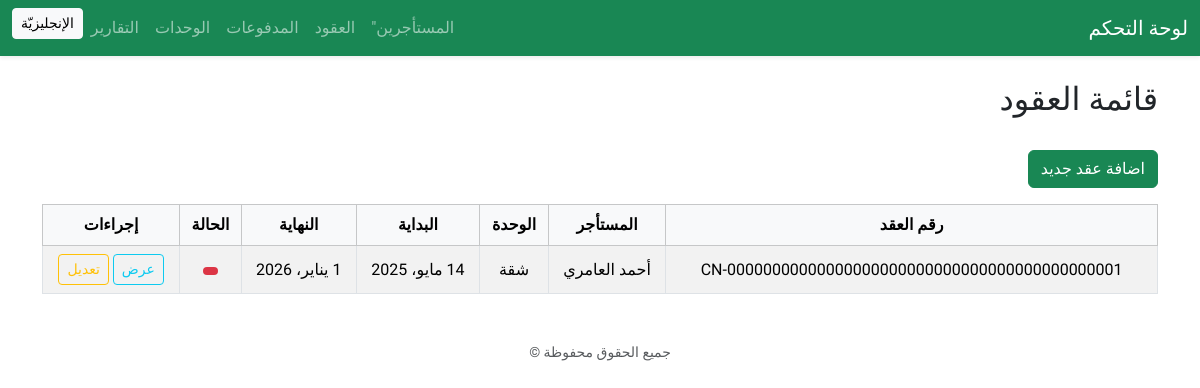
The app's page /contracts/ with its own data.
### contracts/models.py (models this page shows, shortened)
class Contract(models.Model):
  tenant = models.ForeignKey(
    Tenant,
    on_delete=models.CASCADE,
    verbose_name=_('المستأجر')
  )
  unit = models.ForeignKey(
    Unit,
    on_delete=models.CASCADE,
    verbose_name=_('الوحدة')
  )
  start_date = models.DateField(
    verbose_name=_('تاريخ البداية')
  )
  end_date = models.DateField(
    verbose_name=_('تاريخ النهاية')
  )
  rent_amount = models.DecimalField(
    max_digits=10,
    decimal_places=3,
    verbose_name=_('الإيجار الشهري (ر.ع)')
  )
  activity = models.CharField(
    max_length=255,
    verbose_name=_('النشاط التجاري'),
    blank=True,
    null=True,
  )
  created_at = models.DateTimeField(
    auto_now_add=True,
    verbose_name=_('تاريخ الإنشاء')
  )
  update_at = models.DateTimeField(
    auto_now=True,
    verbose_name=_('آخر تحديث')
  )
  class Meta:
    verbose_name = _("عقد إيجار")
    verbose_name_plural = _("عقود الإيجار")
    ordering = ['-start_date']
  @property
  def contract_number(self):
    return f"CN-{self.id:044d}"

### tenants/models.py (models this page shows, shortened)
class Tenant(models.Model):
  full_name = models.CharField(
    max_length=255,
    verbose_name=_("الاسم الكامل")
  )
  national_id = models.CharField(
    max_length=20,
    verbose_name=_("الرقم المدني / الهوية")
  )
  phone = models.CharField(
    max_length=20,
    verbose_name=_("رقم الهاتف")
  )
  email = models.EmailField(
    blank=True,
    null=True,
    max_length=255,
    verbose_name=_("البريد الالكتروني")
  )
  address = models.TextField(
    blank=True,
    null=True,
    verbose_name=_("العنوان")
  )
  photo_id = models.ImageField(
    upload_to='tenants_ids/',
    blank=True,
    null=True,
    verbose_name=_("صورة الهوية")
  )
  status = models.CharField(
    max_length=2,
    choices=TenantStatus.choices,
    default=TenantStatus.ACTIVE,
    verbose_name=_("الحالة")
  )
  class Meta:
    verbose_name = _("مستأجر")
    verbose_name_plural = _("المستأجرون")

### buildings/models.py (models this page shows, shortened)
class Unit(models.Model):
  name = models.CharField(
    max_length=100,
    verbose_name=_('اسم الوحدة')
  )
  floor = models.IntegerField(
    verbose_name=_('رقم الطابق')
  )
  building_name = models.CharField(
    max_length=255,
    verbose_name=_('اسم البناية')
  )
  type = models.CharField(
    max_length=4,
    choices=UnitType.choices,
    verbose_name=_('نوع الوحدة')
  )
  is_occupied = models.BooleanField(
    default=False,
    verbose_name=_('هل الوحدة مشغولة؟')
  )
  is_furnished = models.BooleanField(
    default=False,
    verbose_name=_('هل مؤثثة؟')
  )
  area = models.DecimalField(
    max_digits=7,
    decimal_places=2,
    verbose_name=_('المساحة (م2)')
  )
  coordinates = models.CharField(
    max_length=100,
    blank=True,
    null=True,
    verbose_name=_('الإحداثيات')
  )
  class Meta:
    verbose_name = _("وحدة عقارية")
    verbose_name_plural = _("الوحدات العقارية")

### contracts/views.py (the view)
# urls.py: path('', views.contract_list, name='list'),
def contract_list(request):
  contracts = Contract.objects.all()
  return render(request, 'contracts/contract_list.html', {'contracts': contracts})

### templates/contracts/contract_list.html (shortened to what this page needs)
{% extends "base.html" %}
{% load i18n %}
{% block content %}
<div class="d-flex justify-content-between align-items-center mb-4">
  <h2>{% trans "قائمة العقود" %}</h2>
</div>
<a href="{% url 'contracts:add' %}" class="btn btn-success mb-3">
  {% trans "اضافة عقد جديد" %}
</a>
<table class="table table-bordered table-striped align-middle text-center">
  <thead class="table-light">
    <tr>
      <th>{% trans "رقم العقد" %}</th>
      <th>{% trans "المستأجر" %}</th>
      <th>{% trans "الوحدة" %}</th>
      <th>{% trans "البداية" %}</th>
      <th>{% trans "النهاية" %}</th>
      <th>{% trans "الحالة" %}</th>
      <th>{% trans "إجراءات" %}</th>
    </tr>
  </thead>
  <tbody>
    {% for contract in contracts %}
    <tr>
      <td>{{ contract.contract_number }}</td>
      <td>{{ contract.tenant.full_name }}</td>
      <td>{{ contract.unit.name }}</td>
      <td>{{ contract.start_date }}</td>
      <td>{{ contract.end_date }}</td>
      <td>
        <span class="badge {% if contract.is_active.status == 'AC' %}bg-success{% elif contract.status == 'EN' %}bg-secondary{% else %}bg-danger{% endif %}">
        </span>
      </td>
      <td>
        <a href="{% url 'contracts:detail' contract.pk %}" class="btn btn-sm btn-outline-info">
          {% trans "عرض" %}
        </a>
        <a href="{% url 'contracts:edit' contract.pk %}" class="btn btn-sm btn-outline-warning">
          {% trans "تعديل" %}
        </a>
      </td>
    </tr>
    {% empty %}
    <tr>
      <td colspan="7" class="text-muted">{% trans "لا توجد عقود حالياً." %}</td>
    </tr>
    {% endfor %}
  </tbody>
</table>
{% endblock %}

### records on screen
Contract: contract_number "CN-00000000000000000000000000000000000000000001", tenant.full_name "أحمد العامري", unit.name "شقة", start_date "14 مايو، 2025", end_date "1 يناير، 2026"
